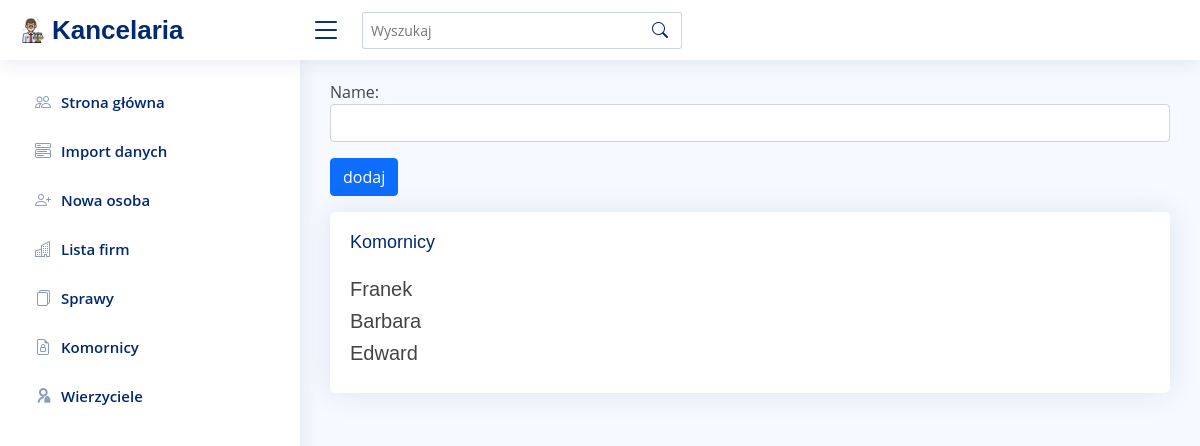
/bailiff, run on an earlier commit of the app's database.
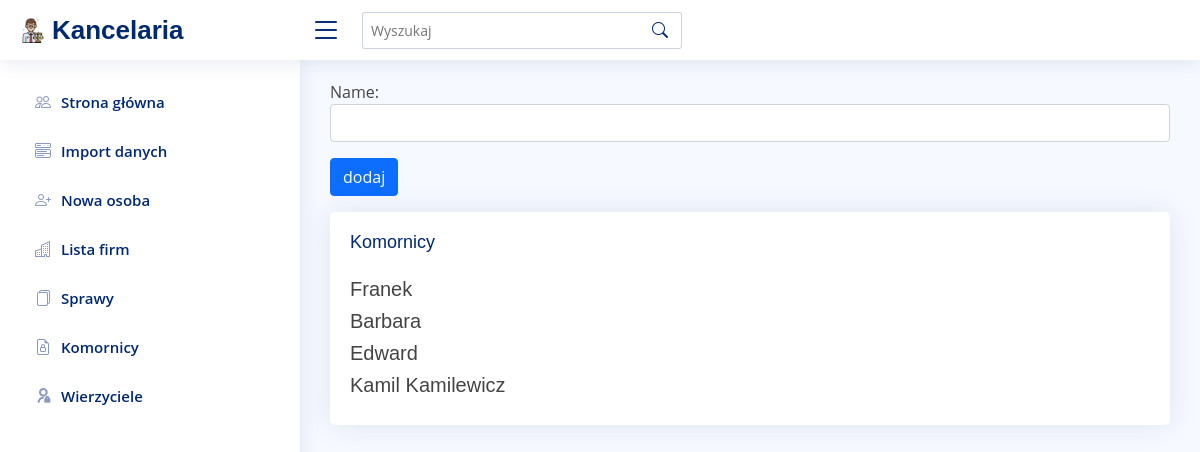
And on a later commit of the database.
### register/models.py (models this page shows, shortened)
class Bailiff(models.Model):
    name = models.CharField(max_length=60)

### register/views.py (the view)
# urls.py: path('bailiff', views.bailiff, name='bailiff'),
def bailiff(request):
    if request.method == 'POST':
        form = BailiffCreateForm(request.POST)
        if form.is_valid():
            form.save()
    context = {
        'form': BailiffCreateForm,
        'bailiffs': Bailiff.objects.all()
    }
    return render(request, 'bailiff/bailiff.html', context)

### register/templates/bailiff/bailiff.html (shortened to what this page needs)
{% extends 'base.html' %}
{% block content %}
<form class="mb-3" action="{% url 'register:bailiff' %}" method="post">
{{ form.as_p }}
    <button type="submit" class="btn btn-primary">dodaj</button>
</form>
<div class="card">
    <div class="card-body">
        <h5 class="card-title"> Komornicy</h5>
    {% for bailiff in bailiffs %}
        <h5>{{ bailiff.name }}</h5>
    {% endfor %}
    </div>
</div>
{% endblock %}

What changed in the data, as far as the page shows it:
added Bailiff: name "Kamil Kamilewicz"
